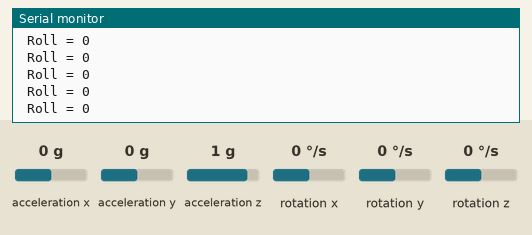
The sketch below on a simulated Arduino Uno, built with avr-gcc and run on an emulated ATmega328P. On the bench: the last lines printed to the serial monitor. The test bench sets the inputs (shaded band); at power-on: acceleration y 0 g, acceleration z 1 g, acceleration x 0 g, rotation x 0 °/s, rotation y 0 °/s, rotation z 0 °/s.

Above: at 1.2 s.
1.3 s: acceleration y set to -1.4 g
At 1.32 s:
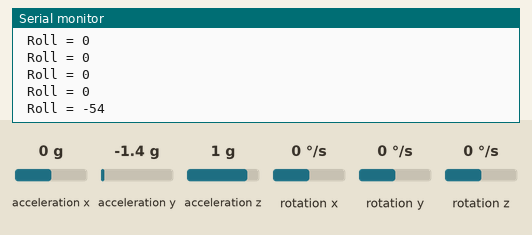
2.8 s: acceleration y set to 0 g
At 2.83 s:
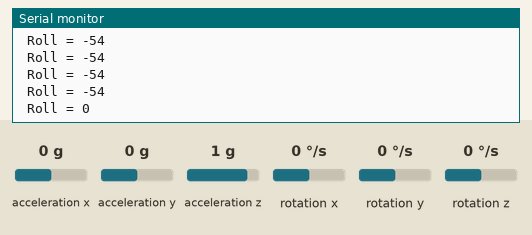
5.8 s: acceleration z set to -1.4 g
At 5.86 s:
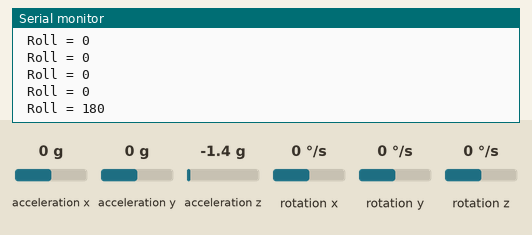
Timing chart, 0 to 8.8 s (numbered marks = the images above; inputs shaded):
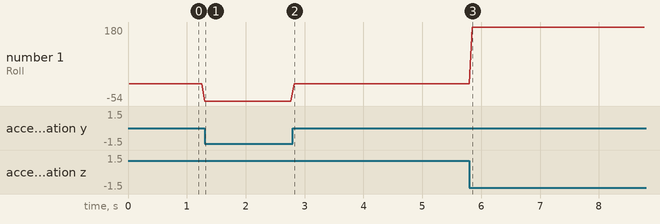

Measured:
- after the input at 1.3 s, the serial monitor: prints a new line at once (image 1)
- after the input at 5.8 s, the serial monitor: prints a new line after 0.05 s (image 3)
- plotted number 1: 0 → -54 after the input at 1.3 s, 0 → 180 after the input at 5.8 s

The sketch:

MPU6050_I2C.ino
```cpp
#include <Wire.h>
#include <MPU6050.h>
MPU6050 mpu;

void setup()
{
 Serial.begin(9600);
 Serial.println("Initialize MPU6050");
 while(!mpu.begin(MPU6050_SCALE_2000DPS, MPU6050_RANGE_2G))
 {
  Serial.println("Could not find a valid MPU6050 sensor, check wiring!");
  delay(500);
 }
}

void loop()
{
  Vector normAccel = mpu.readNormalizeAccel();
  int roll = (atan2(normAccel.YAxis, normAccel.ZAxis)*180.0)/M_PI;
  Serial.print(" Roll = ");
  Serial.print(roll);
  Serial.println();
  delay(50);
}
```
